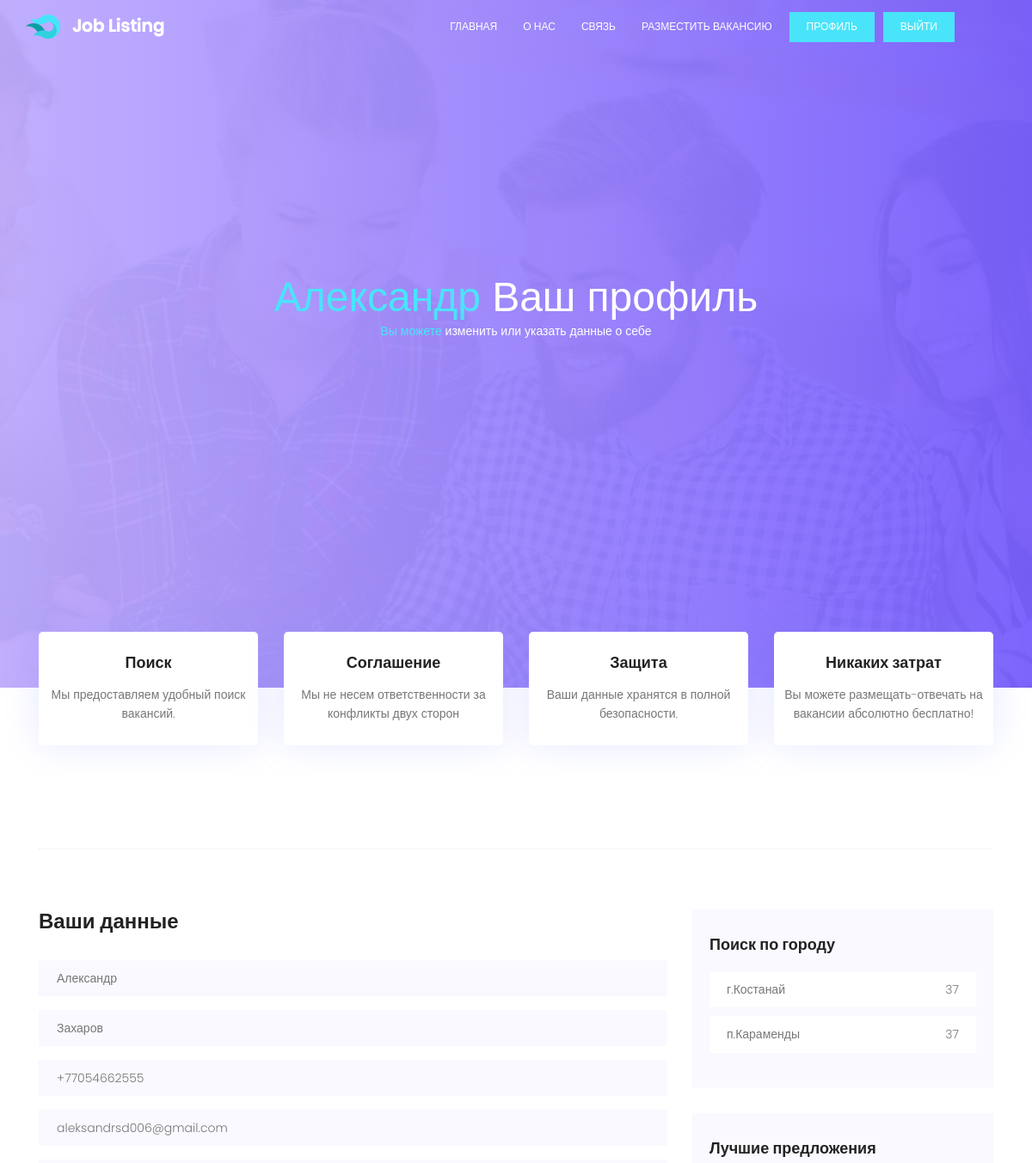
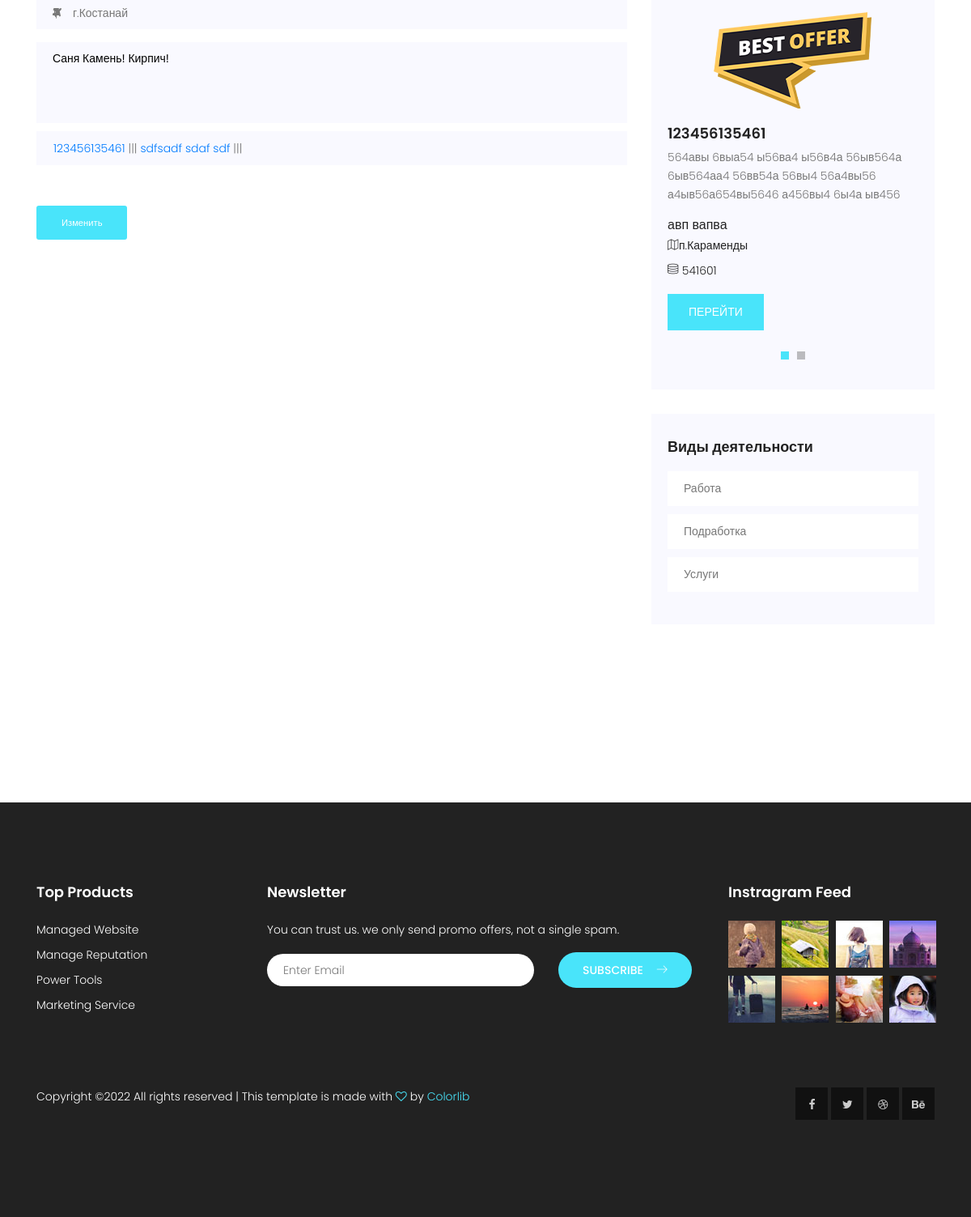
/profile/ (signed in), run on the app's committed database (2 pictures, top to bottom).
### user/models.py (models this page shows, shortened)
class CustomUser(AbstractUser):
    phone_number = models.CharField(max_length=15)
    city = models.CharField(max_length=50, choices=location_choices)
    about = models.TextField(null=True)
    class Meta:
        ordering = ['last_name']

### general/models.py (models this page shows, shortened)
class JobPost(models.Model):
    author = models.ForeignKey(settings.AUTH_USER_MODEL, on_delete=models.CASCADE)
    title = models.CharField(max_length=50, verbose_name='Заголовок')
    job_nature = models.CharField(max_length=300, default='', verbose_name='График')
    salary = models.PositiveIntegerField(verbose_name='Зарплата')
    premium = models.CharField(max_length=50, choices=premium_choices, default=premium_choices[1], verbose_name='Вип')
    info = models.CharField(max_length=110, verbose_name='Краткое описание', validators=[MinLengthValidator(25)])
    education = models.CharField(max_length=1000, default='', verbose_name='Образование')
    location = models.ForeignKey(
        Location,
        related_name="post",
        on_delete=models.SET_NULL,
        null=True
    )
    contact = models.CharField(max_length=200, default='', verbose_name='Контактные данные')
    requirements = models.TextField(default='', verbose_name='Требования')
    category = models.ForeignKey(
        Category,
        related_name="post",
        on_delete=models.SET_NULL,
        null=True
    )
    tags = models.ManyToManyField(Tag,
                                  related_name="post",
                                    )
    published_date = models.DateTimeField(auto_now_add=True)
    paginate_by = 10
    def __str__(self):
        return self.title

class Location(MPTTModel):
    name = models.CharField(max_length=100)
    slug = models.SlugField(max_length=100)
    parent = TreeForeignKey(
        'self',
        on_delete=models.CASCADE,
        related_name='children',
        null=True,
        blank=True
    )
    class MPTTMeta:
        order_insertion_by = ['name']
    def __str__(self):
        return self.name

class Category(MPTTModel):
    name = models.CharField(max_length=100)
    slug = models.SlugField(max_length=100)
    parent = TreeForeignKey(
        'self',
        on_delete=models.CASCADE,
        related_name='children',
        null=True,
        blank=True
        )
    class MPTTMeta:
        order_insertion_by = ['name']
    def __str__(self):
        return self.name

### user/views.py (the view)
# urls.py: path('profile/', ProfileView.as_view(), name='profile'),
class ProfileView(DetailView):
    model = CustomUser
    template_name = 'registration/profile.html'
    context_object_name = 'user'
    def get_context_data(self, **kwargs):
        if self.request.user.is_authenticated:
            context = super(ProfileView, self).get_context_data(**kwargs)
            posts = JobPost.objects.all()
            locations = Location.objects.all()
            cats = Category.objects.all()
            user_posts = JobPost.objects.filter(author=self.request.user)
            form_class = UserProfileForm
            context['posts'] = posts
            context['locations'] = locations
            context['cats'] = cats
            context['form'] = form_class
            context['user_posts'] = user_posts
            return context
        else:
            return redirect('login')
    def get_object(self, *args, **kwargs):
        return get_object_or_404(CustomUser, pk=self.request.user.pk)

### user/templates/registration/profile.html (shortened to what this page needs)
<!DOCTYPE html>
{% load static %}
	<html lang="zxx" class="no-js">
	<head>
			<link rel="stylesheet" href="{% static 'css/linearicons.css' %}">
			<link rel="stylesheet" href="{% static 'css/font-awesome.min.css' %}">
			<link rel="stylesheet" href="{% static 'css/bootstrap.css' %}">
			<link rel="stylesheet" href="{% static 'css/magnific-popup.css' %}">
			<link rel="stylesheet" href="{% static 'css/nice-select.css' %}">
			<link rel="stylesheet" href="{% static 'css/animate.min.css' %}">
			<link rel="stylesheet" href="{% static 'css/owl.carousel.css' %}">
			<link rel="stylesheet" href="{% static 'css/main.css' %}">
		</head>
		<body>
			  <header id="header" id="home">
			    <div class="container">
			    	<div class="row align-items-center justify-content-between d-flex">
				      <div id="logo">
				        <a href="{% url 'index' %}"><img src="{% static 'img/logo.png' %}" alt="" title="" /></a>
				      </div>
				      <nav id="nav-menu-container">
				        <ul class="nav-menu">
				          <li class="menu-active"><a href="{% url 'index' %}">главная</a></li>
				          <li><a href="{% url 'about-us' %}">О нас</a></li>
				          <li><a href="{% url 'contact' %}">Связь</a></li>
						  <li><a href="{% url 'new-job-post' %}">Разместить вакансию</a></li>
							{% if not user.is_authenticated %}
								<li><a class="ticker-btn" href="{% url 'register' %}">Регистрация</a></li>
								<li><a class="ticker-btn" href="{% url 'login' %}">Войти</a></li>
							{% else %}
								<li><a class="ticker-btn" href="{% url 'profile' %}">Профиль</a></li>
								<li><a class="ticker-btn" href="{% url 'logoutfunc' %}">Выйти</a></li>
						  	{% endif %}
				        	</ul>
				      	</nav>
			    	</div>
			    </div>
			  </header>
			<section class="banner-area relative" id="home">
				<div class="overlay overlay-bg"></div>
				<div class="container">
					<div class="row fullscreen d-flex align-items-center justify-content-center">
						<div class="banner-content col-lg-12">
							<h1 class="text-white">
								<span>{{ user.first_name }}</span> Ваш профиль
							</h1>
							<p class="text-white"> <span>Вы можете</span> изменить или указать данные о себе </p>
						</div>
					</div>
				</div>
			</section>
			  <section class="features-area">
				<div class="container">
					<div class="row">
						<div class="col-lg-3 col-md-6">
							<div class="single-feature">
								<h4>Поиск</h4>
								<p>
									Мы предоставляем удобный поиск вакансий.
								</p>
							</div>
						</div>
						<div class="col-lg-3 col-md-6">
							<div class="single-feature">
								<h4>Соглашение</h4>
								<p>
									Мы не несем ответственности за конфликты двух сторон
								</p>
							</div>
						</div>
						<div class="col-lg-3 col-md-6">
							<div class="single-feature">
								<h4>Защита</h4>
								<p>
									Ваши данные хранятся в полной безопасности.
								</p>
							</div>
						</div>
						<div class="col-lg-3 col-md-6">
							<div class="single-feature">
								<h4>Никаких затрат</h4>
								<p>
									Вы можете размещать-отвечать на вакансии абсолютно бесплатно!
								</p>
							</div>
						</div>
					</div>
				</div>
			</section>
			<section class="post-area section-gap">
				<div class="container">
					<div class="section-top-border">
						<div class="row">
							<div class="col-lg-8 col-md-8">
								<h3 class="mb-30">Ваши данные</h3>
								<form action="" method="post">
									<div class="mt-10">
										<p class="single-input-primary">{{ user.first_name }}</p>
									</div>
									<div class="mt-10">
										<p class="single-input-primary">{{ user.last_name }}</p>
									</div>
									<div class="mt-10">
										<p class="single-input-primary">{{ user.phone_number }}</p>
									</div>
									<div class="mt-10">
										<p class="single-input-primary">{{ user.email }}</p>
									</div>
									<div class="input-group-icon mt-10">
										<div class="icon"><i class="fa fa-thumb-tack" aria-hidden="true"></i></div>
									</div>
									<div class="input-group-icon mt-10">
										<div class="icon"><i class="fa fa-plane" aria-hidden="true"></i></div>
										<p class="single-input">{{ user.city }}</p>
										</div>
									<div class="mt-10">
										<textarea class="single-textarea" placeholder="О себе" onfocus="this.placeholder = 'О себе'" onblur="this.placeholder = 'О себе'" readonly>{{ user.about }}</textarea>
									</div>
									<div class="mt-10">
										<p class="single-input-primary">{% for post in user_posts %} <a href="{% url 'single' pk=post.pk %}"> {{ post }}</a> ||| {% endfor %}</p>
									</div>
									{% if user.is_authenticated %}
									<div class="button-group-area mt-40">
										<a href="{% url 'edit-profile' %}"><button type="button" class="genric-btn primary radius">Изменить</button></a>
									</div>
									{% endif %}
								</form>
							</div>
						<div class="col-lg-4 sidebar">
							<div class="single-slidebar">
								<h4>Поиск по городу</h4>
								<ul class="cat-list">
									{% for location in locations %}
										<li><a class="justify-content-between d-flex" href="category.html"><p>{{ location }}</p><span>37</span></a></li>
									{% endfor %}
								</ul>
							</div>
							<div class="single-slidebar">
								<h4>Лучшие предложения</h4>
								<div class="active-relatedjob-carusel">
									{% for post in posts %}
									<div class="single-rated">
										<img width="300px" height="120px" class="img-fluid" src="{% static 'img/best.png' %}" alt="">
										<a href="{% url 'single' pk=post.pk %}"><h4>{{ post.title }}</h4></a>
										<p>
											 {{ post.info }}
										</p>
										<h5>{{ post.job_nature }}</h5>
										<p class="address"><span class="lnr lnr-map"></span>{{ post.location }}</p>
										<p class="address"><span class="lnr lnr-database"></span> {{ post.salary }} </p>
										<a href="{% url 'single' pk=post.pk %}" class="btns text-uppercase">Перейти</a>
									</div>
									{% endfor %}
								</div>
							</div>
							<div class="single-slidebar">
								<h4>Виды деятельности</h4>
								<ul class="cat-list">
									{% for cat in cats %}
										<li><a class="justify-content-between d-flex" href="{% url 'category' slug=cat.slug %}"><p>{{ cat }}</p></a></li>
									{% endfor %}
								</ul>
							</div>
							</div>
						</div>
					</div>
				</div>
			</section>
			<footer class="footer-area section-gap">
				<div class="container">
					<div class="row">
						<div class="col-lg-3  col-md-12">
							<div class="single-footer-widget">
								<h6>Top Products</h6>
								<ul class="footer-nav">
									<li><a href="#">Managed Website</a></li>
									<li><a href="#">Manage Reputation</a></li>
									<li><a href="#">Power Tools</a></li>
									<li><a href="#">Marketing Service</a></li>
								</ul>
							</div>
						</div>
						<div class="col-lg-6  col-md-12">
							<div class="single-footer-widget newsletter">
								<h6>Newsletter</h6>
								<p>You can trust us. we only send promo offers, not a single spam.</p>
								<div id="mc_embed_signup">
									<form target="_blank" novalidate="true" action="https://spondonit.us12.list-manage.com/subscribe/post?u=1462626880ade1ac87bd9c93a&amp;id=92a4423d01" method="get" class="form-inline">
										<div class="form-group row" style="width: 100%">
											<div class="col-lg-8 col-md-12">
												<input name="EMAIL" placeholder="Enter Email" onfocus="this.placeholder = ''" onblur="this.placeholder = 'Enter Email '" required="" type="email">
											</div>
											<div class="col-lg-4 col-md-12">
												<button class="nw-btn primary-btn">Subscribe<span class="lnr lnr-arrow-right"></span></button>
											</div>
										</div>
									</form>
								</div>
							</div>
						</div>
						<div class="col-lg-3  col-md-12">
							<div class="single-footer-widget mail-chimp">
								<h6 class="mb-20">Instragram Feed</h6>
								<ul class="instafeed d-flex flex-wrap">
									<li><img src="{% static 'img/i1.jpg' %}" alt=""></li>
									<li><img src="{% static 'img/i2.jpg' %}" alt=""></li>
									<li><img src="{% static 'img/i3.jpg' %}" alt=""></li>
									<li><img src="{% static 'img/i4.jpg' %}" alt=""></li>
									<li><img src="{% static 'img/i5.jpg' %}" alt=""></li>
									<li><img src="{% static 'img/i6.jpg' %}" alt=""></li>
									<li><img src="{% static 'img/i7.jpg' %}" alt=""></li>
									<li><img src="{% static 'img/i8.jpg' %}" alt=""></li>
								</ul>
							</div>
						</div>
					</div>
					<div class="row footer-bottom d-flex justify-content-between">
						<p class="col-lg-8 col-sm-12 footer-text m-0 text-white">
Copyright &copy;<script>document.write(new Date().getFullYear());</script> All rights reserved | This template is made with <i class="fa fa-heart-o" aria-hidden="true"></i> by <a href="https://colorlib.com" target="_blank">Colorlib</a>
						</p>
						<div class="col-lg-4 col-sm-12 footer-social">
							<a href="#"><i class="fa fa-facebook"></i></a>
							<a href="#"><i class="fa fa-twitter"></i></a>
							<a href="#"><i class="fa fa-dribbble"></i></a>
							<a href="#"><i class="fa fa-behance"></i></a>
						</div>
					</div>
				</div>
			</footer>
		</body>
	</html>

### data on the page
CustomUser: first_name "Александр", last_name "Захаров", phone_number "+77054662555", email "aleksandrsd006@gmail.com", city "г.Костанай", about "Саня Камень! Кирпич!"
JobPost: title "123456135461", info "564авы 6выа54 ы56ва4 ы56в4а 56ыв564а 6ыв564аа4 56вв54а 56вы4 56а4вы56 а4ыв56а654вы5646 а456вы4 6ы4а ыв456", job_nature "авп вапва", location "п.Караменды", salary "541601"
JobPost: title "sdfsadf sdaf sdf"
Location: name "г.Костанай"
Location: name "п.Караменды"
Category: name "Работа"
Category: name "Подработка"
Category: name "Услуги"
